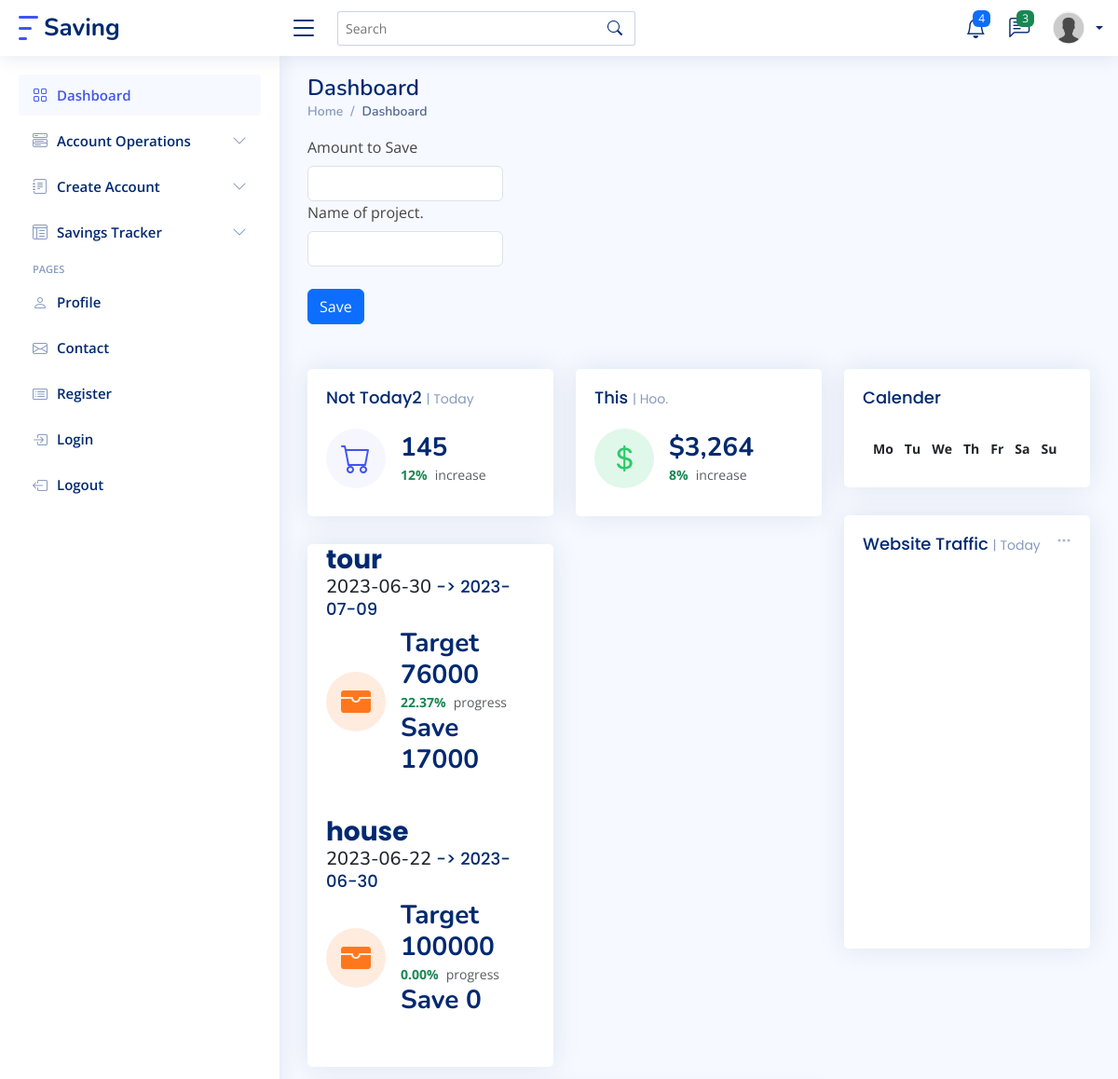
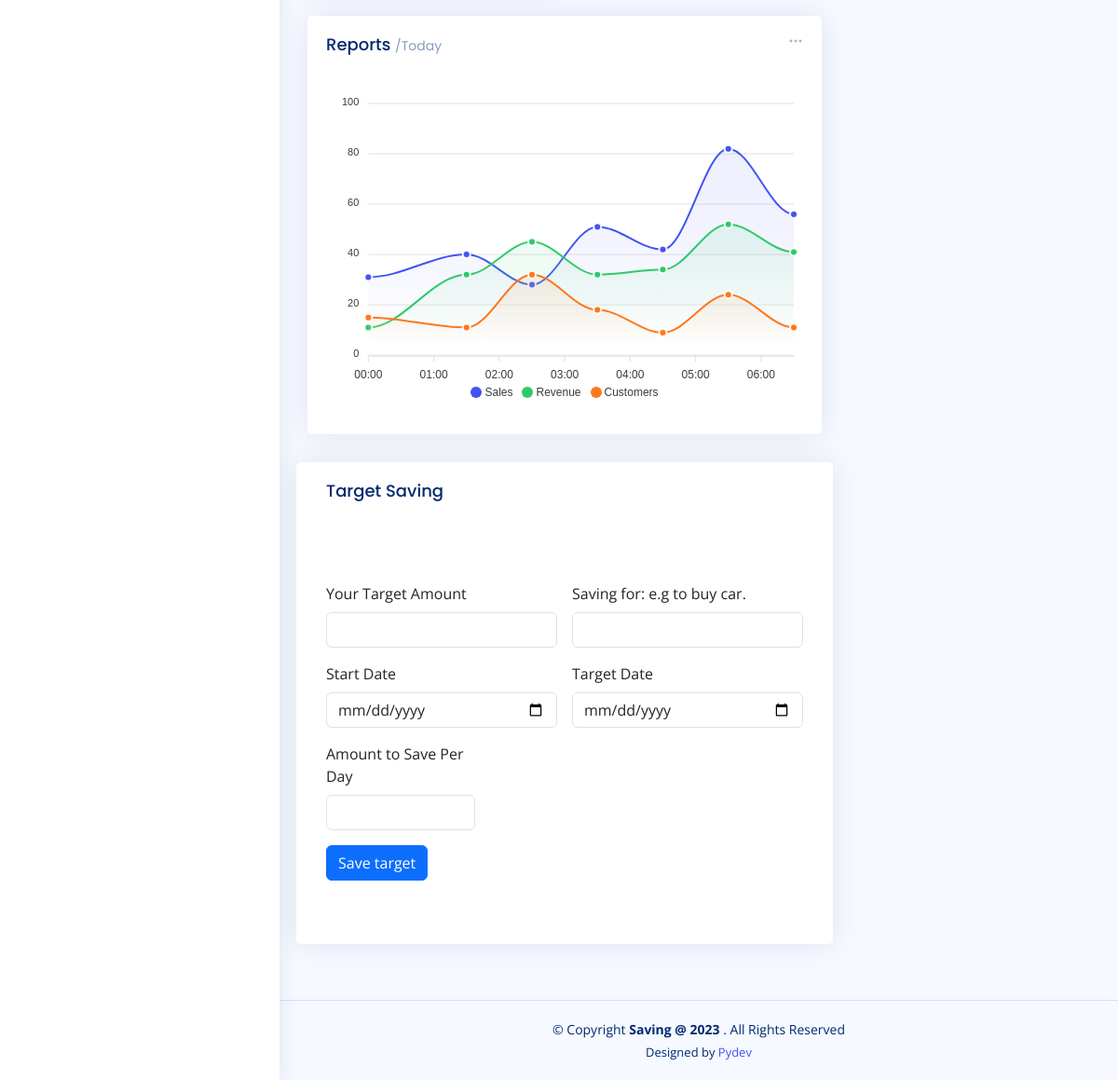
Page /daily-saving (signed in) on the committed database (2 pictures, top to bottom).
### accounts/models.py (models this page shows, shortened)
class Profile(models.Model):
	user             = models.OneToOneField(User, on_delete=models.CASCADE)
	image            = models.ImageField(default="default.jpg", upload_to="profile_pics")
	about            = models.TextField()
	company          = models.CharField(max_length=100, blank=True, null=True)
	job              = models.CharField(max_length=100, blank=True, null=True)
	country          = models.CharField(max_length=100, blank=True, null=True)
	address          = models.CharField(max_length=100, blank=True, null=True)
	phone            = models.CharField(max_length=100, blank=True, null=True)
	twitter_profile  = models.CharField(max_length=100, blank=True, null=True)
	facebook_profile = models.CharField(max_length=100, blank=True, null=True)
	instagram_profile = models.CharField(max_length=100, blank=True, null=True)
	linkedin_profile = models.CharField(max_length=100, blank=True, null=True)

### savings/models.py (models this page shows, shortened)
class Target_saving_record(models.Model):
	user = models.ForeignKey(User, on_delete=models.CASCADE)
	saving_for = models.CharField(max_length=100)
	target_amount = models.CharField(max_length=100)
	amount_saved = models.CharField(max_length=100, default=0)
	balence_amount = models.CharField(max_length=100, default=0)
	progress = models.CharField(max_length=100, default=0)
	saving_par_time = models.CharField(max_length=100)
	start_date = models.DateTimeField()
	end_date = models.DateTimeField()

### savings/views.py (the view, shortened to what this page needs)
# urls.py: path("daily-saving", views.dairly_deposit, name="dairly_deposit"),
def dairly_deposit(request):
	user = request.user
	target_item = Target_saving_record.objects.filter(user=user)
	return render(request, "savings/target_saving.html", {
			"target_item": target_item,
			})

### templates/savings/target_saving.html (shortened to what this page needs)
{% load static %}
<!DOCTYPE html>
<html lang="en">
  <head>
    <link
      href="{% static 'assets/vendor/bootstrap/css/bootstrap.min.css' %}"
      rel="stylesheet"
    />
    <link
      href="{% static 'assets/vendor/bootstrap-icons/bootstrap-icons.css' %}"
      rel="stylesheet"
    />
    <link
      href="{% static 'assets/vendor/boxicons/css/boxicons.min.css' %}"
      rel="stylesheet"
    />
    <link
      href="{% static 'assets/vendor/quill/quill.snow.css' %}"
      rel="stylesheet"
    />
    <link
      href="{% static 'assets/vendor/quill/quill.bubble.css' %}"
      rel="stylesheet"
    />
    <link
      href="{% static 'assets/vendor/remixicon/remixicon.css' %}"
      rel="stylesheet"
    />
    <link
      href="{% static 'assets/vendor/simple-datatables/style.css' %}"
      rel="stylesheet"
    />
    <link href="{% static 'assets/css/style.css' %}" rel="stylesheet" />
    <link href="{% static 'assets/css/more.css' %}" rel="stylesheet" />
  </head>
  <body>
    <header id="header" class="header fixed-top d-flex align-items-center">
      <div class="d-flex align-items-center justify-content-between">
        <a href="{% url 'savings' %}" class="logo d-flex align-items-center">
          <img src="assets/img/logo.png" alt="" />
          <span class="d-none d-lg-block">Saving</span>
        </a>
        <i class="bi bi-list toggle-sidebar-btn"></i>
      </div>
      <div class="search-bar">
        <form
          class="search-form d-flex align-items-center"
          method="POST"
          action="#"
        >
          <input
            type="text"
            name="query"
            placeholder="Search"
            title="Enter search keyword"
          />
          <button type="submit" title="Search">
            <i class="bi bi-search"></i>
          </button>
        </form>
      </div>
      <nav class="header-nav ms-auto">
        <ul class="d-flex align-items-center">
          <li class="nav-item dropdown">
            <a class="nav-link nav-icon" href="#" data-bs-toggle="dropdown">
              <i class="bi bi-bell"></i>
              <span class="badge bg-primary badge-number">4</span> </a
            >
          </li>
          <li class="nav-item dropdown">
            <a class="nav-link nav-icon" href="#" data-bs-toggle="dropdown">
              <i class="bi bi-chat-left-text"></i>
              <span class="badge bg-success badge-number">3</span> </a
            >
          </li>
          <li class="nav-item dropdown pe-3">
            <a
              class="nav-link nav-profile d-flex align-items-center pe-0"
              href="#"
              data-bs-toggle="dropdown"
            >
              <img
                src="{{user.profile.image.url}}"
                alt="Profile"
                class="rounded-circle"
              />
              <span class="d-none d-md-block dropdown-toggle ps-2"
                >{{user.first_name|slice:"0:1"}} {{user.last_name}}</span
              > </a
            >
          </li>
        </ul>
      </nav>
    </header>
      <aside id="sidebar" class="sidebar">
        <ul class="sidebar-nav" id="sidebar-nav">
          <li class="nav-item">
            <a class="nav-link" href="{% url 'savings' %}">
              <i class="bi bi-grid"></i>
              <span>Dashboard</span>
            </a>
          </li>
          <li class="nav-item">
            <a
              class="nav-link collapsed"
              data-bs-target="#components-nav"
              data-bs-toggle="collapse"
              href="#"
            >
              <i class="bi bi-menu-button-wide"></i><span>Account Operations</span
              ><i class="bi bi-chevron-down ms-auto"></i>
            </a>
          </li>
          <li class="nav-item">
            <a
              class="nav-link collapsed"
              data-bs-target="#forms-nav"
              data-bs-toggle="collapse"
              href="#"
            >
              <i class="bi bi-journal-text"></i><span>Create Account</span
              ><i class="bi bi-chevron-down ms-auto"></i>
            </a>
          </li>
          <li class="nav-item">
            <a
              class="nav-link collapsed"
              data-bs-target="#tables-nav"
              data-bs-toggle="collapse"
              href="#"
            >
              <i class="bi bi-layout-text-window-reverse"></i><span>Savings Tracker</span>
              <i class="bi bi-chevron-down ms-auto"></i>
            </a>
          </li>
          <li class="nav-heading">Pages</li>
          <li class="nav-item">
            <a class="nav-link collapsed" href="{% url 'userprofile' %}">
              <i class="bi bi-person"></i>
              <span>Profile</span>
            </a>
          </li>
          <li class="nav-item">
            <a class="nav-link collapsed" href="">
              <i class="bi bi-envelope"></i>
              <span>Contact</span>
            </a>
          </li>
          <li class="nav-item">
            <a class="nav-link collapsed" href="{% url 'register' %}">
              <i class="bi bi-card-list"></i>
              <span>Register</span>
            </a>
          </li>
          <li class="nav-item">
            <a class="nav-link collapsed" href="{% url 'login' %}">
              <i class="bi bi-box-arrow-in-right"></i>
              <span>Login</span>
            </a>
          </li>
          <li class="nav-item">
            <a class="nav-link collapsed" href="{% url 'logout' %}">
              <i class="bi bi-box-arrow-left"></i>
              <span>Logout</span>
            </a>
          </li>
        </ul>
      </aside>
    <main id="main" class="main">
      <div class="pagetitle">
        <h1>Dashboard</h1>
        <nav>
          <ol class="breadcrumb">
            <li class="breadcrumb-item"><a href="{% url 'savings' %}">Home</a></li>
            <li class="breadcrumb-item active">Dashboard</li>
          </ol>
        </nav>
        <div>
        <div>
          <form action="{% url 'dairly_deposit' %}" method="POST">
            <div class="col-md-3 ">
            <label for="validationTooltip01" class="form-label"
              >Amount to Save</label
            >
            <input
              type="text"
              class="form-control"
              id="validationTooltip01"
              name="dairly_deposit"
              required
            />
           </div>
           <div class="col-md-3 ">
            <label for="validationTooltip01" class="form-label"
              >Name of project.</label
            >
            <input
              type="text"
              class="form-control"
              id="validationTooltip01"
              name="project_name"
              required
            />
           </div>
           <br />
          <div class="col-12">
            <button class="btn btn-primary" type="submit">Save</button>
          </div>
          </form>
        </div>
        </div>
         <div>
               <br><br>
          </div>
      <section class="section dashboard">
        <div class="row">
          <div class="col-lg-8">
            <div class="row">
              <div class="col-xxl-4 col-md-6">
                <div class="card info-card sales-card">
                  <div class="card-body">
                    <h5 class="card-title">Not Today2 <span>| Today</span></h5>
                    <div class="d-flex align-items-center">
                      <div
                        class="card-icon rounded-circle d-flex align-items-center justify-content-center"
                      >
                        <i class="bi bi-cart"></i>
                      </div>
                      <div class="ps-3">
                        <h6>145</h6>
                        <span class="text-success small pt-1 fw-bold">12%</span>
                        <span class="text-muted small pt-2 ps-1">increase</span>
                      </div>
                    </div>
                  </div>
                </div>
              </div>
              <div class="col-xxl-4 col-md-6">
                <div class="card info-card revenue-card">
                  <div class="card-body">
                    <h5 class="card-title">
                      This <span>| Hoo. </span>
                    </h5>
                    <div class="d-flex align-items-center">
                      <div
                        class="card-icon rounded-circle d-flex align-items-center justify-content-center"
                      >
                        <i class="bi bi-currency-dollar"></i>
                      </div>
                      <div class="ps-3">
                        <h6>$3,264</h6>
                        <span class="text-success small pt-1 fw-bold">8%</span>
                        <span class="text-muted small pt-2 ps-1">increase</span>
                      </div>
                    </div>
                  </div>
                </div>
              </div>
              <div class="col-xxl-4 col-xl-6">
                <div class="card info-card customers-card">
                  {% for obj in target_item %}
                  <div class="card-body">
                    <h6 class="card-title align-items-center justify-content-center">{{obj.saving_for}}</h6>
                    <h5 > {{obj.start_date|date:'Y-m-d' }} <span class="card-title"> -> {{obj.end_date|date:'Y-m-d' }}</span></h5>
                    <div class="d-flex align-items-center">
                      <div
                        class="card-icon rounded-circle d-flex align-items-center justify-content-center"
                      > <i class="bi bi-wallet-fill"></i>
                      </div>
                       <div class="ps-3">
                        <h6>Target {{obj.target_amount}}</h6>
                        <span class="text-success small pt-1 fw-bold">{{obj.progress|floatformat:2 }}%</span>
                        <span class="text-muted small pt-2 ps-1">progress</span>
                        <h6> Save {{obj.amount_saved}}</h6>
                      </div>
                    </div>
                  </div>
                  <br>
                  {% endfor %}
                </div>
              </div>
              <div class="col-12">
                <div class="card">
                  <div class="filter">
                    <a class="icon" href="#" data-bs-toggle="dropdown"
                      ><i class="bi bi-three-dots"></i
                    ></a>
                  </div>
                  <div class="card-body">
                    <h5 class="card-title">Reports <span>/Today</span></h5>
                    <div id="reportsChart"></div>
                  </div>
                </div>
              </div>
              <section class="section">
  <div class="row">
    <div class="card">
      <div class="card-body">
        <h5 class="card-title">Target Saving</h5>
        <br><br>
        <form
          action="{% url 'target_saving' %}"
          method="POST"
          class="row g-3 needs-validation"
          novalidate
        >
          <div class="col-md-6 position-relative">
            <label for="validationTooltip01" class="form-label"
              >Your Target Amount</label
            >
            <input
              type="text"
              class="form-control"
              id="validationTooltip01"
              name="target_amount"
              required
            />
          </div>
          <div class="col-md-6 position-relative">
            <label for="validationTooltip02" class="form-label">Saving for: e.g to buy car. </label>
            <input
              type="text"
              class="form-control"
              id="validationTooltip02"
              name="saving_for"
              required
            />
          </div>
          <div class="col-md-6 position-relative">
            <label for="validationTooltip02" class="form-label">Start Date</label>
            <input
              type="date"
              class="form-control"
              id="validationTooltip02"
              name="start_date"
              required
            />
          </div>
           <div class="col-md-6 position-relative">
            <label for="validationTooltip02" class="form-label">Target Date</label>
            <input
              type="date"
              class="form-control"
              id="validationTooltip02"
              name="end_date"
              required
            />
          </div>
          <div class="col-md-4 position-relative">
            <label for="validationTooltip01" class="form-label"
              >Amount to Save Per Day</label
            >
            <input
              type="text"
              class="form-control"
              id="validationTooltip01"
              name="saving_par_time"
              required
            />
          </div>
          <br />
          <div class="col-12">
            <button class="btn btn-primary" type="submit">Save target</button>
          </div>
        </form>
        <br /><br />
    </div>
  </div>
</section>
            </div>
          </div>
          <div class="col-lg-4">
            <div class="card">
              <div class="card-body">
                <h5 class="card-title">
                  Calender
                </h5>
                <div class="activity">
                  <head>
                </head>
                <body>
                    <table>
                        <thead>
                            <tr>
                                <th>Mo</th>
                                <th>Tu</th>
                                <th>We</th>
                                <th>Th</th>
                                <th>Fr</th>
                                <th>Sa</th>
                                <th>Su</th>
                            </tr>
                        </thead>
                    </table>
                </div>
              </div>
            </div>
            <div class="card">
              <div class="filter">
                <a class="icon" href="#" data-bs-toggle="dropdown"
                  ><i class="bi bi-three-dots"></i
                ></a>
              </div>
              <div class="card-body pb-0">
                <h5 class="card-title">Website Traffic <span>| Today</span></h5>
                <div
                  id="trafficChart"
                  style="min-height: 400px"
                  class="echart"
                ></div>
              </div>
            </div>
          </div>
        </div>
      </section>
    </main>
    <footer id="footer" class="footer">
      <div class="copyright">
        &copy; Copyright <strong><span>Saving @ 2023 </span></strong>. All
        Rights Reserved
      </div>
      <div class="credits">Designed by <a href="">Pydev</a></div>
    </footer>
  </body>
</html>

### templates/savings/target_saving.html (style rules this page uses)
table { border-collapse: separate; border-spacing: 10px; }

### rows in the picture
Target_saving_record: saving_for "tour", start_date "2023-06-30", end_date "2023-07-09", target_amount "76000", progress "22.37", amount_saved "17000"
Target_saving_record: saving_for "house", start_date "2023-06-22", end_date "2023-06-30", target_amount "100000", progress "0.00", amount_saved "0"
